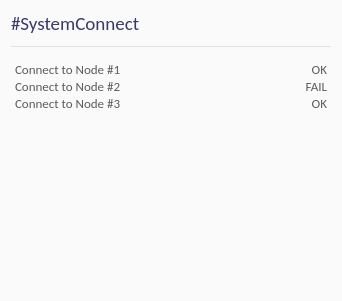
<?xml version="1.0" encoding="UTF-8"?>
<ui version="4.0">
 <class>C_OgeWiProgressLog</class>
 <widget class="QWidget" name="C_OgeWiProgressLog">
  <property name="geometry">
   <rect>
    <x>0</x>
    <y>0</y>
    <width>342</width>
    <height>301</height>
   </rect>
  </property>
  <property name="palette">
   <palette>
    <active>
     <colorrole role="Base">
      <brush brushstyle="SolidPattern">
       <color alpha="255">
        <red>255</red>
        <green>255</green>
        <blue>255</blue>
       </color>
      </brush>
     </colorrole>
     <colorrole role="Window">
      <brush brushstyle="SolidPattern">
       <color alpha="255">
        <red>250</red>
        <green>250</green>
        <blue>250</blue>
       </color>
      </brush>
     </colorrole>
    </active>
    <inactive>
     <colorrole role="Base">
      <brush brushstyle="SolidPattern">
       <color alpha="255">
        <red>255</red>
        <green>255</green>
        <blue>255</blue>
       </color>
      </brush>
     </colorrole>
     <colorrole role="Window">
      <brush brushstyle="SolidPattern">
       <color alpha="255">
        <red>250</red>
        <green>250</green>
        <blue>250</blue>
       </color>
      </brush>
     </colorrole>
    </inactive>
    <disabled>
     <colorrole role="Base">
      <brush brushstyle="SolidPattern">
       <color alpha="255">
        <red>250</red>
        <green>250</green>
        <blue>250</blue>
       </color>
      </brush>
     </colorrole>
     <colorrole role="Window">
      <brush brushstyle="SolidPattern">
       <color alpha="255">
        <red>250</red>
        <green>250</green>
        <blue>250</blue>
       </color>
      </brush>
     </colorrole>
    </disabled>
   </palette>
  </property>
  <property name="windowTitle">
   <string>Form</string>
  </property>
  <property name="autoFillBackground">
   <bool>true</bool>
  </property>
  <layout class="QGridLayout" name="gridLayout">
   <item row="0" column="0">
    <layout class="QVBoxLayout" name="verticalLayout" stretch="0,0,0,0,1">
     <property name="spacing">
      <number>0</number>
     </property>
     <item>
      <widget class="QLabel" name="label">
       <property name="palette">
        <palette>
         <active>
          <colorrole role="WindowText">
           <brush brushstyle="SolidPattern">
            <color alpha="255">
             <red>57</red>
             <green>57</green>
             <blue>109</blue>
            </color>
           </brush>
          </colorrole>
         </active>
         <inactive>
          <colorrole role="WindowText">
           <brush brushstyle="SolidPattern">
            <color alpha="255">
             <red>57</red>
             <green>57</green>
             <blue>109</blue>
            </color>
           </brush>
          </colorrole>
         </inactive>
         <disabled>
          <colorrole role="WindowText">
           <brush brushstyle="SolidPattern">
            <color alpha="255">
             <red>120</red>
             <green>120</green>
             <blue>120</blue>
            </color>
           </brush>
          </colorrole>
         </disabled>
        </palette>
       </property>
       <property name="font">
        <font>
         <family>Calibri</family>
         <pointsize>14</pointsize>
        </font>
       </property>
       <property name="text">
        <string>#SystemConnect</string>
       </property>
       <property name="textFormat">
        <enum>Qt::AutoText</enum>
       </property>
      </widget>
     </item>
     <item>
      <spacer name="verticalSpacer">
       <property name="orientation">
        <enum>Qt::Vertical</enum>
       </property>
       <property name="sizeType">
        <enum>QSizePolicy::Fixed</enum>
       </property>
       <property name="sizeHint" stdset="0">
        <size>
         <width>20</width>
         <height>10</height>
        </size>
       </property>
      </spacer>
     </item>
     <item>
      <widget class="QGraphicsView" name="pc_PanelAbove">
       <property name="sizePolicy">
        <sizepolicy hsizetype="Expanding" vsizetype="Fixed">
         <horstretch>0</horstretch>
         <verstretch>0</verstretch>
        </sizepolicy>
       </property>
       <property name="maximumSize">
        <size>
         <width>16777215</width>
         <height>1</height>
        </size>
       </property>
       <property name="palette">
        <palette>
         <active>
          <colorrole role="Base">
           <brush brushstyle="SolidPattern">
            <color alpha="255">
             <red>225</red>
             <green>225</green>
             <blue>230</blue>
            </color>
           </brush>
          </colorrole>
         </active>
         <inactive>
          <colorrole role="Base">
           <brush brushstyle="SolidPattern">
            <color alpha="255">
             <red>225</red>
             <green>225</green>
             <blue>230</blue>
            </color>
           </brush>
          </colorrole>
         </inactive>
         <disabled>
          <colorrole role="Base">
           <brush brushstyle="SolidPattern">
            <color alpha="255">
             <red>245</red>
             <green>247</green>
             <blue>248</blue>
            </color>
           </brush>
          </colorrole>
         </disabled>
        </palette>
       </property>
       <property name="frameShape">
        <enum>QFrame::NoFrame</enum>
       </property>
       <property name="frameShadow">
        <enum>QFrame::Plain</enum>
       </property>
       <property name="lineWidth">
        <number>10</number>
       </property>
      </widget>
     </item>
     <item>
      <spacer name="verticalSpacer_2">
       <property name="orientation">
        <enum>Qt::Vertical</enum>
       </property>
       <property name="sizeType">
        <enum>QSizePolicy::Fixed</enum>
       </property>
       <property name="sizeHint" stdset="0">
        <size>
         <width>20</width>
         <height>10</height>
        </size>
       </property>
      </spacer>
     </item>
     <item>
      <layout class="QHBoxLayout" name="horizontalLayout" stretch="0,1">
       <property name="spacing">
        <number>0</number>
       </property>
       <item>
        <widget class="QTextEdit" name="textEdit_2">
         <property name="palette">
          <palette>
           <active>
            <colorrole role="Base">
             <brush brushstyle="SolidPattern">
              <color alpha="255">
               <red>250</red>
               <green>250</green>
               <blue>250</blue>
              </color>
             </brush>
            </colorrole>
           </active>
           <inactive>
            <colorrole role="Base">
             <brush brushstyle="SolidPattern">
              <color alpha="255">
               <red>250</red>
               <green>250</green>
               <blue>250</blue>
              </color>
             </brush>
            </colorrole>
           </inactive>
           <disabled>
            <colorrole role="Base">
             <brush brushstyle="SolidPattern">
              <color alpha="255">
               <red>250</red>
               <green>250</green>
               <blue>250</blue>
              </color>
             </brush>
            </colorrole>
           </disabled>
          </palette>
         </property>
         <property name="font">
          <font>
           <family>Calibri</family>
           <pointsize>11</pointsize>
          </font>
         </property>
         <property name="frameShape">
          <enum>QFrame::NoFrame</enum>
         </property>
         <property name="html">
          <string>&lt;!DOCTYPE HTML PUBLIC &quot;-//W3C//DTD HTML 4.0//EN&quot; &quot;http://www.w3.org/TR/REC-html40/strict.dtd&quot;&gt;
&lt;html&gt;&lt;head&gt;&lt;meta name=&quot;qrichtext&quot; content=&quot;1&quot; /&gt;&lt;style type=&quot;text/css&quot;&gt;
p, li { white-space: pre-wrap; }
&lt;/style&gt;&lt;/head&gt;&lt;body style=&quot; font-family:'Calibri'; font-size:11pt; font-weight:400; font-style:normal;&quot;&gt;
&lt;p style=&quot; margin-top:0px; margin-bottom:0px; margin-left:0px; margin-right:0px; -qt-block-indent:0; text-indent:0px;&quot;&gt;&lt;span style=&quot; font-family:'MS Shell Dlg 2'; font-size:10pt; color:#5b5b5b;&quot;&gt;Connect to Node #1&lt;/span&gt;&lt;/p&gt;
&lt;p style=&quot; margin-top:0px; margin-bottom:0px; margin-left:0px; margin-right:0px; -qt-block-indent:0; text-indent:0px;&quot;&gt;&lt;span style=&quot; font-family:'MS Shell Dlg 2'; font-size:10pt; color:#5b5b5b;&quot;&gt;Connect to Node #2&lt;/span&gt;&lt;/p&gt;
&lt;p style=&quot; margin-top:0px; margin-bottom:0px; margin-left:0px; margin-right:0px; -qt-block-indent:0; text-indent:0px;&quot;&gt;&lt;span style=&quot; font-family:'MS Shell Dlg 2'; font-size:10pt; color:#5b5b5b;&quot;&gt;Connect to Node #3&lt;/span&gt;&lt;/p&gt;&lt;/body&gt;&lt;/html&gt;</string>
         </property>
        </widget>
       </item>
       <item>
        <widget class="QTextEdit" name="textEdit_3">
         <property name="palette">
          <palette>
           <active>
            <colorrole role="Base">
             <brush brushstyle="SolidPattern">
              <color alpha="255">
               <red>250</red>
               <green>250</green>
               <blue>250</blue>
              </color>
             </brush>
            </colorrole>
           </active>
           <inactive>
            <colorrole role="Base">
             <brush brushstyle="SolidPattern">
              <color alpha="255">
               <red>250</red>
               <green>250</green>
               <blue>250</blue>
              </color>
             </brush>
            </colorrole>
           </inactive>
           <disabled>
            <colorrole role="Base">
             <brush brushstyle="SolidPattern">
              <color alpha="255">
               <red>250</red>
               <green>250</green>
               <blue>250</blue>
              </color>
             </brush>
            </colorrole>
           </disabled>
          </palette>
         </property>
         <property name="font">
          <font>
           <family>Calibri</family>
           <pointsize>11</pointsize>
          </font>
         </property>
         <property name="frameShape">
          <enum>QFrame::NoFrame</enum>
         </property>
         <property name="html">
          <string>&lt;!DOCTYPE HTML PUBLIC &quot;-//W3C//DTD HTML 4.0//EN&quot; &quot;http://www.w3.org/TR/REC-html40/strict.dtd&quot;&gt;
&lt;html&gt;&lt;head&gt;&lt;meta name=&quot;qrichtext&quot; content=&quot;1&quot; /&gt;&lt;style type=&quot;text/css&quot;&gt;
p, li { white-space: pre-wrap; }
&lt;/style&gt;&lt;/head&gt;&lt;body style=&quot; font-family:'Calibri'; font-size:11pt; font-weight:400; font-style:normal;&quot;&gt;
&lt;p align=&quot;right&quot; style=&quot; margin-top:0px; margin-bottom:0px; margin-left:0px; margin-right:0px; -qt-block-indent:0; text-indent:0px;&quot;&gt;&lt;span style=&quot; font-family:'MS Shell Dlg 2'; font-size:10pt; color:#5b5b5b;&quot;&gt;OK&lt;/span&gt;&lt;/p&gt;
&lt;p align=&quot;right&quot; style=&quot; margin-top:0px; margin-bottom:0px; margin-left:0px; margin-right:0px; -qt-block-indent:0; text-indent:0px;&quot;&gt;&lt;span style=&quot; font-family:'MS Shell Dlg 2'; font-size:10pt; color:#5b5b5b;&quot;&gt;FAIL&lt;/span&gt;&lt;/p&gt;
&lt;p align=&quot;right&quot; style=&quot; margin-top:0px; margin-bottom:0px; margin-left:0px; margin-right:0px; -qt-block-indent:0; text-indent:0px;&quot;&gt;&lt;span style=&quot; font-family:'MS Shell Dlg 2'; font-size:10pt; color:#5b5b5b;&quot;&gt;OK&lt;/span&gt;&lt;/p&gt;&lt;/body&gt;&lt;/html&gt;</string>
         </property>
        </widget>
       </item>
      </layout>
     </item>
    </layout>
   </item>
  </layout>
 </widget>
 <resources/>
 <connections/>
</ui>
